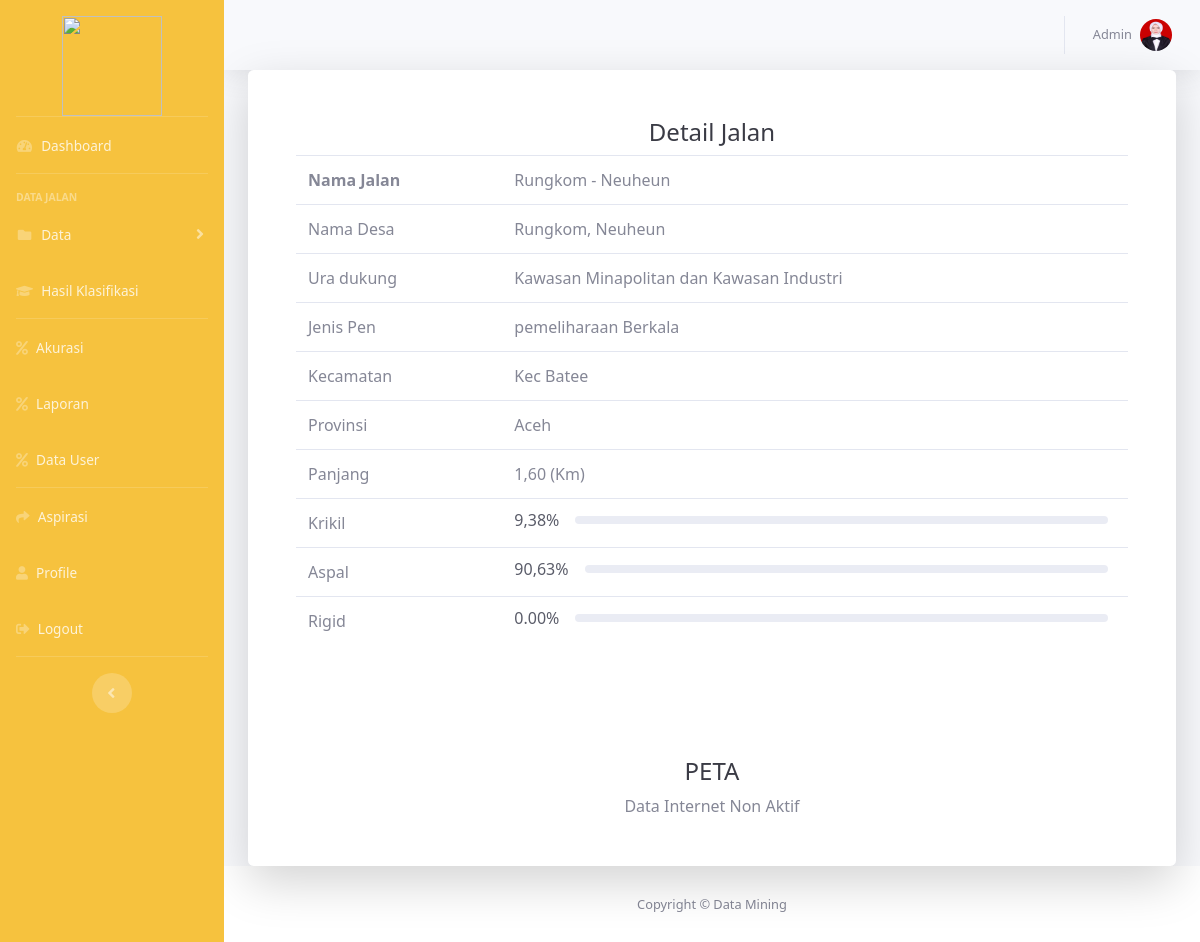
The app's page /index.php?page=detailjalan&id=JLN002 (signed in) with its own data.
### tables this page shows
CREATE TABLE `datajalan` (
  `id` varchar(11) NOT NULL,
  `namajalan` varchar(255) NOT NULL,
  `desa` varchar(255) NOT NULL,
  `provinsi` varchar(255) NOT NULL,
  `uradukung` varchar(255) NOT NULL,
  `kecamatan` varchar(255) NOT NULL,
  `namalintas` varchar(255) NOT NULL,
  `panjang` varchar(255) NOT NULL,
  `jnspen` varchar(255) NOT NULL,
  `tanahkrikil` varchar(255) NOT NULL,
  `aspal` varchar(255) NOT NULL,
  `rigit` varchar(255) NOT NULL,
  `thn_pem` varchar(20) NOT NULL,
  `mandor` varchar(255) NOT NULL,
  `gambar1` varchar(25) DEFAULT NULL,
  `gambar2` varchar(25) DEFAULT NULL
);

### koneksi.php (called while the page is built, shortened)
<?php
$conn = mysqli_connect("localhost", "root", "", "mining");
function redairec($table, $field, $url)
{
	global $conn;
	$qry = mysqli_query($conn, "SELECT * FROM $table WHERE $field='$url'");
	$pecah = mysqli_fetch_array($qry);
	return $pecah;
}

### Pages/data/detailjalan.php (the view, shortened to what this page needs)
<?php
include 'koneksi.php';
$id = $_GET['id'];
$adm = redairec('datajalan', 'id', $id);;
?>
<div class="row mt-0">
    <div class="col-xl-12 col-md-12 mb-8">
        <div class="card o-hidden border-0 shadow-lg ">
            <div class="card-body p-0">
                <div class="row">
                    <div class="col-lg col-xl-12 col-md-12 mb-8">
                        <div class="p-5">
                            <div class="text-center">
                                <h1 class="h4 text-gray-900 ">Detail Jalan</h1>
                            </div>
                            <table class="table">
                                <tr>
                                    <th>Nama Jalan</th>
                                    <td>
                                        <?php echo $adm['namajalan']; ?>
                                    </td>
                                </tr>
                                <tr>
                                    <td>Nama Desa</td>
                                    <td>
                                        <?php echo $adm['desa']; ?>
                                    </td>
                                </tr>
                                <tr>
                                    <td>Ura dukung</td>
                                    <td>
                                        <?php echo $adm['uradukung']; ?>
                                    </td>
                                </tr>
                                <tr>
                                    <td>Jenis Pen</td>
                                    <td>
                                        <?php echo $adm['jnspen']; ?>
                                    </td>
                                </tr>
                                <tr>
                                    <td>Kecamatan</td>
                                    <td>
                                        <?php echo $adm['kecamatan']; ?>
                                    </td>
                                </tr>
                                <tr>
                                    <td>Provinsi</td>
                                    <td>
                                        <?php echo $adm['provinsi']; ?>
                                    </td>
                                </tr>
                                <tr>
                                    <td>Panjang</td>
                                    <td>
                                        <?php echo $adm['panjang']; ?> (Km)
                                    </td>
                                </tr>
                                <tr>
                                    <td>Krikil</td>
                                    <td>
                                        <div class="row no-gutters align-items-center">
                                            <div class="col-auto">
                                                <div class="h6 mb-0 mr-3 text-gray-800"><?php echo $adm['tanahkrikil']; ?>%</div>
                                            </div>
                                            <div class="col">
                                                <div class="progress progress-sm mr-2">
                                                </div>
                                            </div>
                                        </div>
                                    </td>
                                </tr>
                                <tr>
                                    <td>Aspal</td>
                                    <td>
                                        <div class="row no-gutters align-items-center">
                                            <div class="col-auto">
                                                <div class="h6 mb-0 mr-3 text-gray-800"><?php echo $adm['aspal']; ?>%</div>
                                            </div>
                                            <div class="col">
                                                <div class="progress progress-sm mr-2">
                                                </div>
                                            </div>
                                        </div>
                                    </td>
                                </tr>
                                <tr>
                                    <td>Rigid</td>
                                    <td>
                                        <div class="row no-gutters align-items-center">
                                            <div class="col-auto">
                                                <div class="h6 mb-0 mr-3 text-gray-800"><?php echo $adm['rigit']; ?>%</div>
                                            </div>
                                            <div class="col">
                                                <div class="progress progress-sm mr-2">
                                                </div>
                                            </div>
                                        </div>
                                    </td>
                                </tr>
                            </table>
                        </div>
                    </div>
                    <div class="col-lg col-xl-12 col-md-12 mb-8">
                        <div class="p-5">
                            <div class="text-center">
                                <h1 class="h4 text-gray-900 ">PETA</h1>
                            </div>
                            <div id="map">
                                <Center>Data Internet Non Aktif</Center>
                            </div>
                        </div>
                    </div>
                </div>
            </div>
        </div>
    </div>
</div>

### css/custom.css (style rules this page uses)
body { font-family: 'Segoe UI', Tahoma, Geneva, Verdana, sans-serif; }

### records on screen
datajalan: namajalan "Rungkom - Neuheun", desa "Rungkom, Neuheun", uradukung "Kawasan Minapolitan dan Kawasan Industri", jnspen "pemeliharaan Berkala", kecamatan "Kec Batee", provinsi "Aceh", panjang "1,60", tanahkrikil "9,38", aspal "90,63", rigit "0.00"

### other values on screen
$_SESSION['login']['nama'] "Admin"
